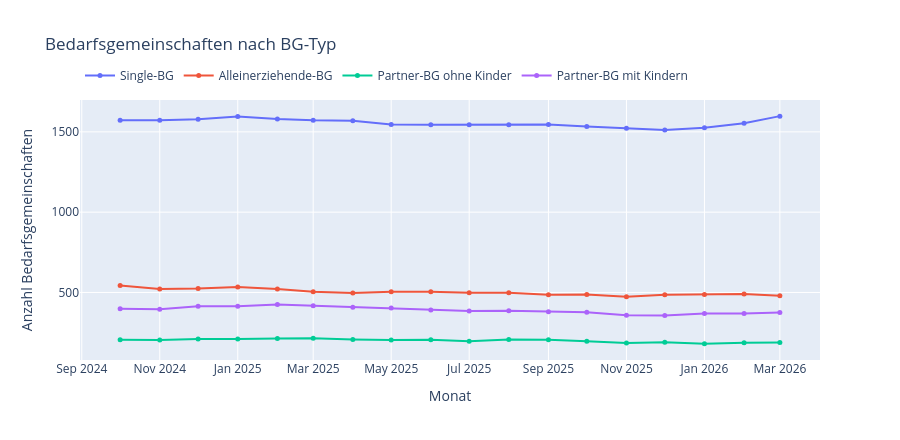

Notebook source saved alongside this figure:
### Code cell
bg_typen = ["Single-BG", "Alleinerziehende-BG", "Partner-BG ohne Kinder", "Partner-BG mit Kindern"]
fig = go.Figure()
for spalte in bg_typen:
    fig.add_trace(go.Scatter(
        x=bezugsdauer.index.to_timestamp(), y=bezugsdauer[spalte], name=spalte,
        mode="lines+markers", marker=dict(size=5),
    ))
fig.update_layout(
    title="Bedarfsgemeinschaften nach BG-Typ",
    yaxis_title="Anzahl Bedarfsgemeinschaften", xaxis_title="Monat",
    hovermode="x unified", legend=dict(orientation="h", y=1.15), height=440,
)
fig

### Figure 1 — Plotly figure (JSON) as saved in the notebook; plotly's stock layout.template omitted (floating-point values rounded to 4 significant figures)
{"data": [{"marker": {"size": 5}, "mode": "lines+markers", "name": "Single-BG", "type": "scatter", "x": ["2024-10-01T00:00:00", "2024-11-01T00:00:00", "2024-12-01T00:00:00", "2025-01-01T00:00:00", "2025-02-01T00:00:00", "2025-03-01T00:00:00", "2025-04-01T00:00:00", "2025-05-01T00:00:00", "2025-06-01T00:00:00", "2025-07-01T00:00:00", "2025-08-01T00:00:00", "2025-09-01T00:00:00", "2025-10-01T00:00:00", "2025-11-01T00:00:00", "2025-12-01T00:00:00", "2026-01-01T00:00:00", "2026-02-01T00:00:00", "2026-03-01T00:00:00"], "y": [1572, 1572, 1578, 1596, 1580, 1572, 1569, 1546, 1545, 1544, 1544, 1546, 1534, 1523, 1512, 1526, 1554, 1598]}, {"marker": {"size": 5}, "mode": "lines+markers", "name": "Alleinerziehende-BG", "type": "scatter", "x": ["2024-10-01T00:00:00", "2024-11-01T00:00:00", "2024-12-01T00:00:00", "2025-01-01T00:00:00", "2025-02-01T00:00:00", "2025-03-01T00:00:00", "2025-04-01T00:00:00", "2025-05-01T00:00:00", "2025-06-01T00:00:00", "2025-07-01T00:00:00", "2025-08-01T00:00:00", "2025-09-01T00:00:00", "2025-10-01T00:00:00", "2025-11-01T00:00:00", "2025-12-01T00:00:00", "2026-01-01T00:00:00", "2026-02-01T00:00:00", "2026-03-01T00:00:00"], "y": [544, 522, 524, 534, 521, 505, 497, 504, 505, 499, 498, 486, 487, 473, 486, 487, 490, 480]}, {"marker": {"size": 5}, "mode": "lines+markers", "name": "Partner-BG ohne Kinder", "type": "scatter", "x": ["2024-10-01T00:00:00", "2024-11-01T00:00:00", "2024-12-01T00:00:00", "2025-01-01T00:00:00", "2025-02-01T00:00:00", "2025-03-01T00:00:00", "2025-04-01T00:00:00", "2025-05-01T00:00:00", "2025-06-01T00:00:00", "2025-07-01T00:00:00", "2025-08-01T00:00:00", "2025-09-01T00:00:00", "2025-10-01T00:00:00", "2025-11-01T00:00:00", "2025-12-01T00:00:00", "2026-01-01T00:00:00", "2026-02-01T00:00:00", "2026-03-01T00:00:00"], "y": [206, 204, 211, 210, 214, 215, 208, 204, 206, 196, 208, 206, 197, 186, 190, 180, 187, 188]}, {"marker": {"size": 5}, "mode": "lines+markers", "name": "Partner-BG mit Kindern", "type": "scatter", "x": ["2024-10-01T00:00:00", "2024-11-01T00:00:00", "2024-12-01T00:00:00", "2025-01-01T00:00:00", "2025-02-01T00:00:00", "2025-03-01T00:00:00", "2025-04-01T00:00:00", "2025-05-01T00:00:00", "2025-06-01T00:00:00", "2025-07-01T00:00:00", "2025-08-01T00:00:00", "2025-09-01T00:00:00", "2025-10-01T00:00:00", "2025-11-01T00:00:00", "2025-12-01T00:00:00", "2026-01-01T00:00:00", "2026-02-01T00:00:00", "2026-03-01T00:00:00"], "y": [398, 396, 414, 414, 425, 418, 408, 403, 391, 385, 386, 380, 377, 359, 356, 369, 369, 375]}], "layout": {"height": 440, "hovermode": "x unified", "legend": {"orientation": "h", "y": 1.15}, "title": {"text": "Bedarfsgemeinschaften nach BG-Typ"}, "xaxis": {"title": {"text": "Monat"}}, "yaxis": {"title": {"text": "Anzahl Bedarfsgemeinschaften"}}}}
